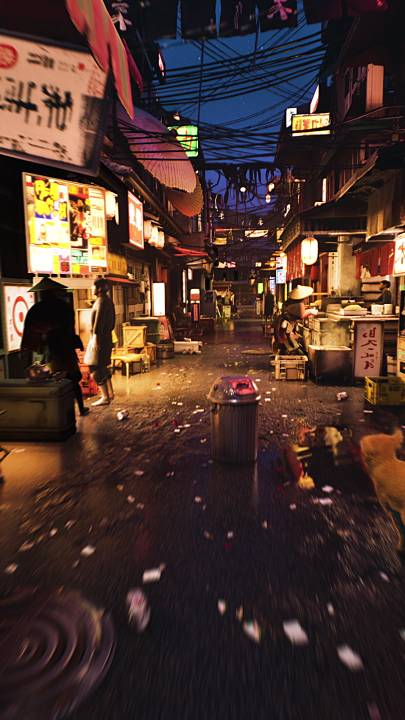
#> input picture refs/bar-video/bar_v_00.jpg, 810 x 1440 px (shown at 1/2 size)
$ python measure.py ../../refs/bar-video/bar_v_00.jpg
#> lines starting #> are read from the running program, lines starting #| are printed output that depends on the picture
#!/usr/bin/env python3
"""Measure one fixture frame against CLAIMS.md (C1 median luma, C2 p98 and >200 share, C3 warm dark
cluster, C4 blue class in the top fifth, C7 amber class in the bottom quarter). No HUD in the fixture,
so nothing is excluded. Usage: python3 work/e4/measure.py work/e4/shot.png"""
import sys
import numpy as np
from PIL import Image

path = sys.argv[1] if len(sys.argv) > 1 else 'work/e4/shot.png'
im = Image.open(path).convert('RGB')
#> im is the input picture: PIL image 810x1440 RGB; mean R, G, B 74.8, 52.1, 45
a = np.asarray(im).astype(np.float64)
H, W, _ = a.shape
#> H = 1440; W = 810
R, G, B = a[..., 0], a[..., 1], a[..., 2]
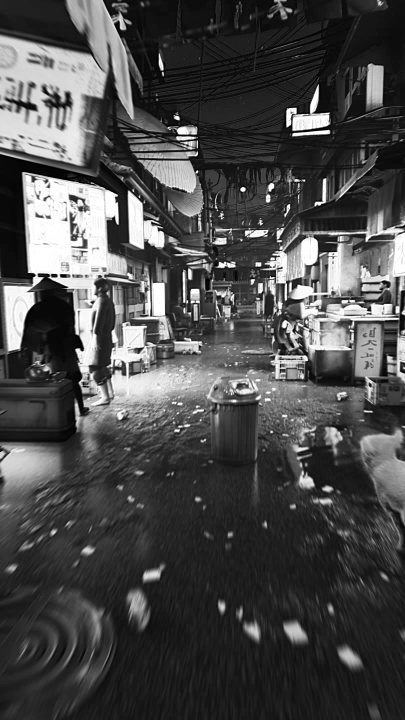
#> R: shape (1440, 810) float64 (shown at 1/2 size); min 0, max 255, mean 74.8
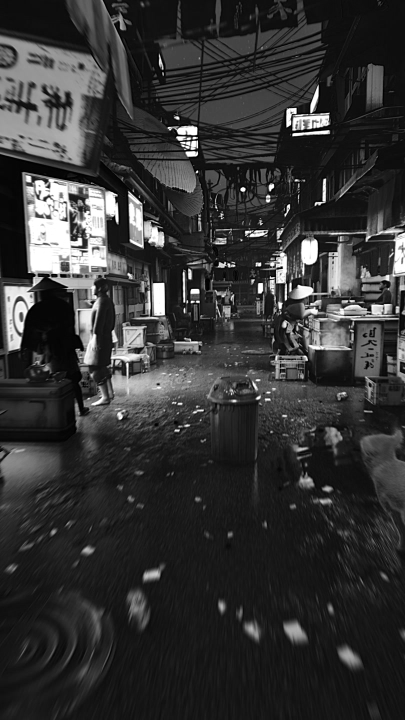
#> G: shape (1440, 810) float64 (shown at 1/2 size); min 0, max 255, mean 52.1
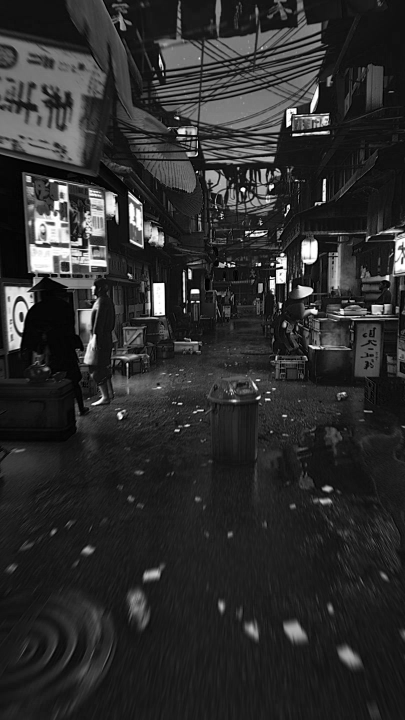
#> B: shape (1440, 810) float64 (shown at 1/2 size); min 0, max 255, mean 45
L = 0.299 * R + 0.587 * G + 0.114 * B
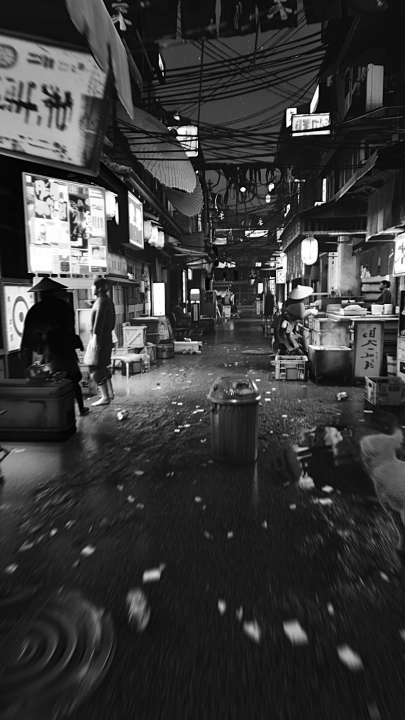
#> L: shape (1440, 810) float64 (shown at 1/2 size); min 0, max 255, mean 58.1

median = float(np.median(L))
#> median = 33
p98 = float(np.percentile(L, 98))
#> p98 = 238.1
over200 = float((L > 200).mean() * 100)
#> over200 = 4.13
# C3 is about the dominant dark CLUSTER, so cluster the way CLAIMS.md says the critic will:
# resample to 90x160 and run a 14-cluster k-means, then take the largest cluster under luma 60.
# A plain "L < 60" threshold instead pools the whole dusk sky in with the shade and reports the
# sky's blue as the shade's colour, which is the opposite of what the claim asks.
small = np.asarray(im.resize((90, 160), Image.BILINEAR)).astype(np.float64).reshape(-1, 3)
rng = np.random.default_rng(7)
C = small[rng.choice(len(small), 14, replace=False)].copy()
#> C = 14 rows, first 8: [24, 22, 27], [36, 21, 24], [33, 21, 23], [41, 27, 24], [9, 8, 7], [9, 7, 8], [44, 25, 26], [29, 15, 21]
for _ in range(25):
    lab = np.argmin(((small[:, None, :] - C[None, :, :]) ** 2).sum(2), axis=1)
    for k in range(14):
        m = lab == k
        if m.any():
            C[k] = small[m].mean(0)
#> after the loop, C = 14 rows, first 8: [28.7, 43.16, 74.26], [48.61, 29.92, 29.87], [39.29, 24.53, 24.88], [64.31, 37.95, 31.56], [27.86, 19.27, 21.12], [13.02, 8.45, 7.41], [89.65, 51.82, 39.49], [28.49, 23.15, 29.54]
counts = np.bincount(lab, minlength=14)
#> counts = [550, 1373, 1445, 1380, 1450, 343, 1226, 1897, 1133, 1191, 841, 329, 374, 868]
clum = 0.299 * C[:, 0] + 0.587 * C[:, 1] + 0.114 * C[:, 2]
#> clum = [42.38, 35.51, 28.99, 45.1, 22.05, 9.69, 61.73, 25.47, 121, 86.26, 17.51, 228.3, 60.54, 171]
# C3 is about SHADE, and C4 already accounts for the sky, so a cluster that IS the sky (the same
# blue class C4 counts, B-R >= 60) is not a candidate. Without this the claim silently inverts on
# any frame where the sky is the largest dark area, and reports the sky's blue as the shade colour.
sky = (C[:, 2] - C[:, 0]) >= 60
#> sky = [False, False, False, False, False, False, False, False, False, False, False, False, True, False]
darkk = np.where((clum < 60) & ~sky)[0]
#> darkk = [0, 1, 2, 3, 4, 5, 7, 10]
if len(darkk):
    k = darkk[np.argmax(counts[darkk])]
#> k = 7
    rb_dark = float(C[k, 0] - C[k, 2])
#> rb_dark = -1.04
    dark_share = counts[k] / counts.sum() * 100
#> dark_share = 13.17
    dark_hex = '#%02x%02x%02x' % tuple(C[k].round().astype(int))
#> dark_hex = '#1c171e'
else:
    rb_dark, dark_share, dark_hex = float('nan'), 0.0, '-'
top = slice(0, H // 5)
blue_top = float(((B - R)[top] >= 60).mean() * 100)
#> blue_top = 16.88
bot = slice(H - H // 4, H)
amber_bot = float(((L[bot] > 100) & (R[bot] > B[bot] + 40)).mean() * 100)
#> amber_bot = 0.745

rows = [
    ('C1 median luma', f'{median:.1f}', '~42', 30 <= median <= 56),
    ('C2 p98 luma', f'{p98:.1f}', '~194', 160 <= p98 <= 230),
    ('C2 % pixels > 200', f'{over200:.2f}', '1.5-2 %', 0.8 <= over200 <= 3.5),
    (f'C3 dark cluster R-B ({dark_hex}, {dark_share:.0f}%)', f'{rb_dark:.1f}', '>= 8', rb_dark >= 8),
    ('C4 top-fifth blue (B-R>=60) %', f'{blue_top:.1f}', '>= 20 %', blue_top >= 20),
    ('C7 bottom-quarter amber %', f'{amber_bot:.2f}', '4-8 %', 2.5 <= amber_bot <= 12),
]
print(f'{path}  {W}x{H}')
#| ../../refs/bar-video/bar_v_00.jpg  810x1440
for name, val, target, ok in rows:
    print(f'  {"PASS" if ok else "MISS"}  {name:34s} {val:>8s}   target {target}')
#> this loop made 6 passes
#> (name, val, target, ok) on passes 1 to 6: ('C1 median luma', '33.0', '~42', True), ('C2 p98 luma', '238.1', '~194', False), ('C2 % pixels > 200', '4.13', '1.5-2 %', False), ('C3 dark cluster R-B (#1c171e, 13%)', '-1.0', '>= 8', False), ('C4 top-fifth blue (B-R>=60) %', '16.9', '>= 20 %', False), ('C7 bottom-quarter amber %', '0.75', '4-8 %', False)
#|   PASS  C1 median luma                         33.0   target ~42
#|   MISS  C2 p98 luma                           238.1   target ~194
#|   MISS  C2 % pixels > 200                      4.13   target 1.5-2 %
#|   MISS  C3 dark cluster R-B (#1c171e, 13%)     -1.0   target >= 8
#|   MISS  C4 top-fifth blue (B-R>=60) %          16.9   target >= 20 %
#|   MISS  C7 bottom-quarter amber %              0.75   target 4-8 %

$ run again, on refs/bar-video/bar_v_04.jpg
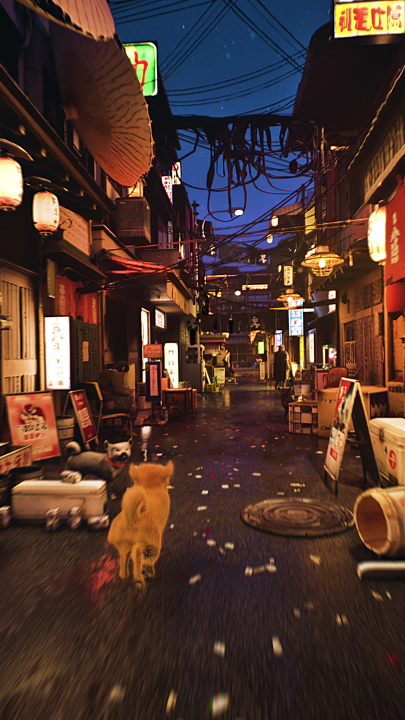
#> input picture refs/bar-video/bar_v_04.jpg, 810 x 1440 px (shown at 1/2 size)
#> im is the input picture: PIL image 810x1440 RGB; mean R, G, B 77.8, 53, 45.5
#> `R, G, B = a[..., 0], a[..., 1], a[..., 2]`:
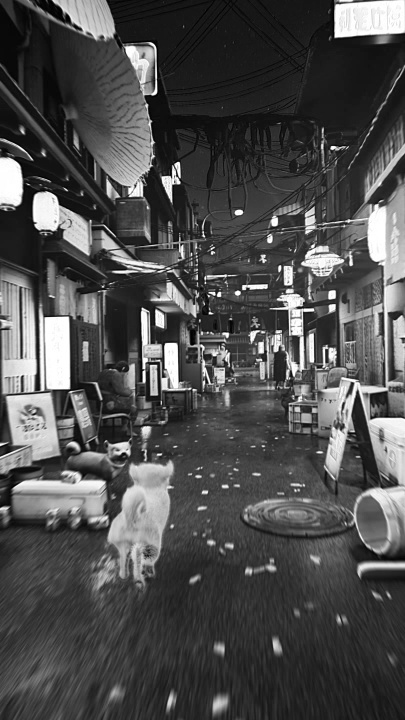
#> R: shape (1440, 810) float64 (shown at 1/2 size); min 0, max 255, mean 77.8
#> `L = 0.299 * R + 0.587 * G + 0.114 * B`:
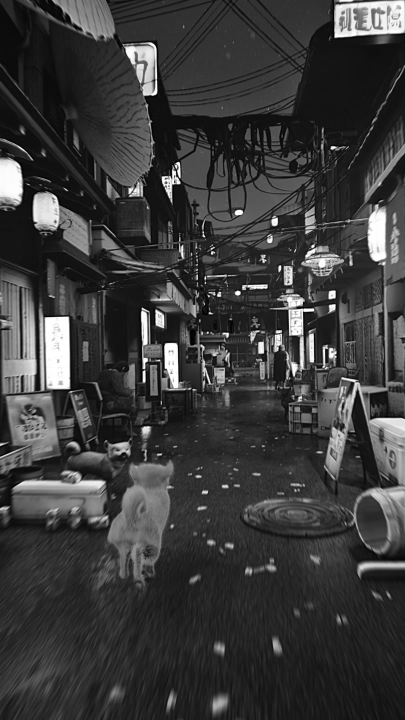
#> L: shape (1440, 810) float64 (shown at 1/2 size); min 0, max 255, mean 59.6
#> median = 43.16
#> p98 = 234.8
#> over200 = 3.46
#> `C = small[rng.choice(len(small), 14, replace=False)].copy()`: C = 14 rows, first 8: [49, 34, 33], [57, 40, 28], [83, 57, 36], [61, 40, 29], [22, 18, 17], [252, 236, 174], [201, 104, 36], [140, 115, 92]
#> after the loop `for _ in range(25):`: C = 14 rows, first 8: [32.49, 42.08, 70.21], [62.84, 37.12, 29.59], [130.9, 80.38, 49.4], [78.82, 45.89, 34.75], [22.8, 17.41, 19.44], [244.9, 235.4, 211], [188, 122.4, 73.93], [208.1, 178.2, 121.1]
#> counts = [321, 2189, 801, 1593, 1421, 232, 712, 382, 1621, 2175, 882, 674, 339, 1058]
#> clum = [42.42, 43.95, 91.95, 54.47, 19.25, 235.5, 136.5, 180.6, 27.46, 35.53, 53.18, 105.6, 78.54, 69.22]
#> sky = [False, False, False, False, False, False, False, False, False, False, True, False, True, False]
#> darkk = [0, 1, 3, 4, 8, 9]
#> k = 1
#> rb_dark = 33.26
#> dark_share = 15.2
#> dark_hex = '#3f251e'
#> blue_top = 29.22
#> amber_bot = 2.6
#| ../../refs/bar-video/bar_v_04.jpg  810x1440
#> the loop `for name, val, target, ok in rows:` made 6 passes
#> (name, val, target, ok) on passes 1 to 6: ('C1 median luma', '43.2', '~42', True), ('C2 p98 luma', '234.8', '~194', False), ('C2 % pixels > 200', '3.46', '1.5-2 %', True), ('C3 dark cluster R-B (#3f251e, 15%)', '33.3', '>= 8', True), ('C4 top-fifth blue (B-R>=60) %', '29.2', '>= 20 %', True), ('C7 bottom-quarter amber %', '2.60', '4-8 %', True)
#> (printed output is left out)
